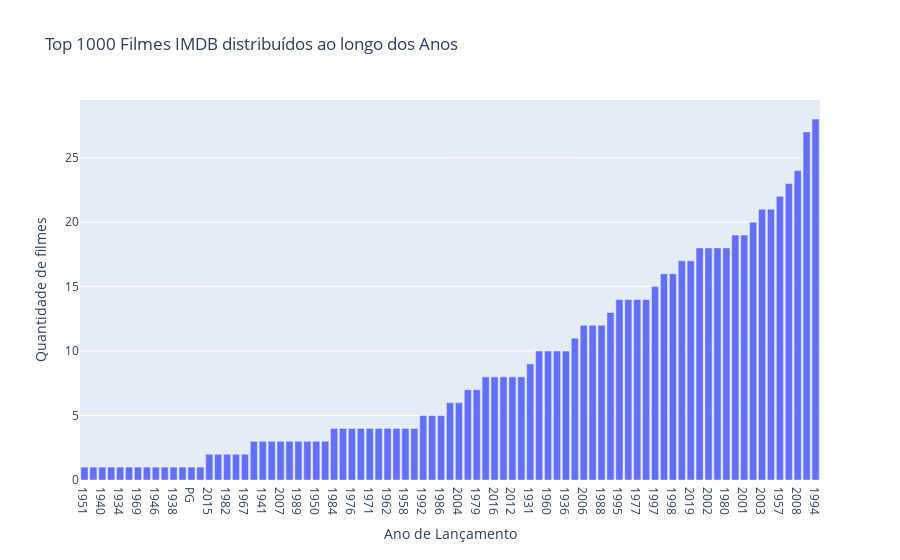

Source (notebook cell):
### Code cell
# Top 1000 Filmes IMDB distribuídos ao longo dos Anos (Ordenar por Ano)
fig = px.bar(
    x=df["Released_Year"].unique(),
    y=[df["Released_Year"].value_counts()],
    title="Top 1000 Filmes IMDB distribuídos ao longo dos Anos",
    labels={"value": "Quantidade de filmes", "x": "Ano de Lançamento"},
).update_layout(showlegend=False, xaxis={'categoryorder': 'total ascending'}).update_xaxes(type='category')
fig.show()

### Figure 1 — Plotly figure (JSON) as saved in the notebook; plotly's stock layout.template omitted (floating-point values rounded to 4 significant figures)
{"data": [{"alignmentgroup": "True", "hovertemplate": "variable=wide_variable_0<br>Ano de Lançamento=%{x}<br>Quantidade de filmes=%{y}<extra></extra>", "legendgroup": "wide_variable_0", "marker": {"color": "#636efa", "pattern": {"shape": ""}}, "name": "wide_variable_0", "offsetgroup": "wide_variable_0", "orientation": "v", "showlegend": true, "textposition": "auto", "type": "bar", "x": ["1994", "1972", "2008", "1974", "1957", "2003", "1993", "2010", "1999", "2001", "1966", "2002", "1990", "1980", "1975", "2019", "2014", "1998", "1997", "1995", "1991", "1977", "1954", "2011", "2006", "2000", "1988", "1985", "1968", "1960", "1942", "1936", "1931", "2018", "2016", "2017", "2012", "2009", "1981", "1979", "1964", "2004", "1992", "1987", "1986", "1984", "1983", "1976", "1973", "1971", "1965", "1962", "1959", "1958", "1952", "1944", "1941", "2013", "2007", "2005", "1989", "1963", "1950", "1948", "2015", "1996", "1982", "1978", "1967", "1951", "1949", "1940", "1939", "1934", "1970", "1969", "1961", "1946", "1930", "1938", "1933", "PG", "1953"], "xaxis": "x", "y": [28, 27, 24, 23, 22, 21, 21, 20, 19, 19, 18, 18, 18, 18, 17, 17, 16, 16, 15, 14, 14, 14, 14, 13, 12, 12, 12, 11, 10, 10, 10, 10, 9, 8, 8, 8, 8, 8, 7, 7, 6, 6, 5, 5, 5, 4, 4, 4, 4, 4, 4, 4, 4, 4, 4, 3, 3, 3, 3, 3, 3, 3, 3, 3, 2, 2, 2, 2, 2, 1, 1, 1, 1, 1, 1, 1, 1, 1, 1, 1, 1, 1, 1], "yaxis": "y"}], "layout": {"barmode": "relative", "legend": {"title": {"text": "variable"}, "tracegroupgap": 0}, "showlegend": false, "title": {"text": "Top 1000 Filmes IMDB distribuídos ao longo dos Anos"}, "xaxis": {"anchor": "y", "categoryorder": "total ascending", "domain": [0, 1], "title": {"text": "Ano de Lançamento"}, "type": "category"}, "yaxis": {"anchor": "x", "domain": [0, 1], "title": {"text": "Quantidade de filmes"}}}}
